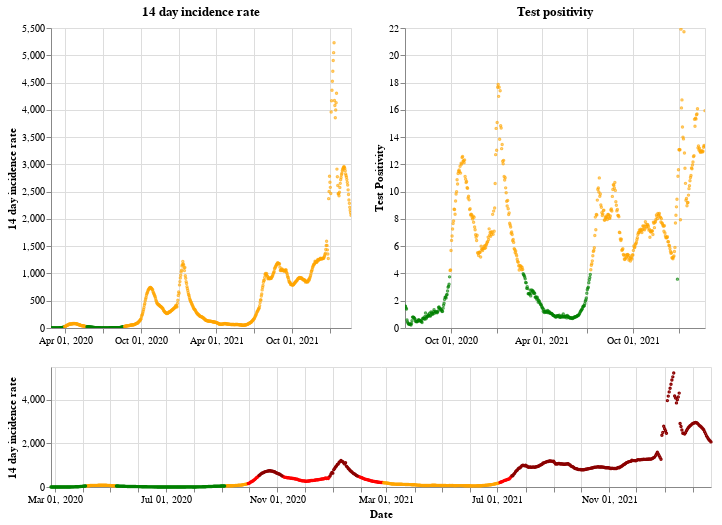

Notebook code cell kept with this figure:
### Markdown cell above
## Northern Ireland

### Code cell
plot_traffic_light('Northern Ireland')

### Figure 1 — Vega-Lite specification as saved in the notebook (floating-point values rounded to 4 significant figures; data arrays with more than 128 entries replaced by an {"elided": "..."} marker saying what was removed)
{"config": {"view": {"continuousWidth": 400, "continuousHeight": 300}}, "vconcat": [{"hconcat": [{"mark": {"type": "point", "size": 2}, "encoding": {"color": {"condition": {"value": "green", "test": "(datum.twoWeeklyCasesRate <= 25)"}, "value": "orange"}, "tooltip": [{"type": "nominal", "field": "areaName"}, {"type": "temporal", "field": "date"}, {"type": "quantitative", "field": "twoWeeklyCasesRate"}, {"type": "quantitative", "field": "testPositivity"}], "x": {"type": "temporal", "axis": {"title": ""}, "field": "date", "scale": {"domain": {"selection": "DateBrush"}}, "timeUnit": "yearmonthdate"}, "y": {"type": "quantitative", "axis": {"title": "14 day incidence rate"}, "field": "twoWeeklyCasesRate"}}, "title": "14 day incidence rate", "width": 300}, {"mark": {"type": "point", "size": 2}, "encoding": {"color": {"condition": {"value": "green", "test": "(datum.testPositivity <= 4)"}, "value": "orange"}, "tooltip": [{"type": "nominal", "field": "areaName"}, {"type": "temporal", "field": "date"}, {"type": "quantitative", "field": "twoWeeklyCasesRate"}, {"type": "quantitative", "field": "testPositivity"}], "x": {"type": "temporal", "axis": {"title": ""}, "field": "date", "scale": {"domain": {"selection": "DateBrush"}}, "timeUnit": "yearmonthdate"}, "y": {"type": "quantitative", "axis": {"title": "Test Positivity"}, "field": "testPositivity"}}, "title": "Test positivity", "width": 300}]}, {"layer": [{"mark": {"type": "point", "size": 2}, "encoding": {"color": {"condition": {"value": "orange", "test": "(((datum.testPositivity < 4) && (datum.twoWeeklyCasesRate >= 50)) && (datum.twoWeeklyCasesRate < 200))"}, "value": "red"}, "opacity": {"condition": {"value": 1, "test": "((datum.twoWeeklyCasesRate >= 50) && (datum.twoWeeklyCasesRate < 500))"}, "value": 0}, "tooltip": [{"type": "nominal", "field": "areaName"}, {"type": "temporal", "field": "date"}, {"type": "quantitative", "field": "twoWeeklyCasesRate"}, {"type": "quantitative", "field": "testPositivity"}], "x": {"type": "temporal", "axis": {"title": "Date"}, "field": "date", "timeUnit": "yearmonthdate"}, "y": {"type": "quantitative", "axis": {"title": "14 day incidence rate"}, "field": "twoWeeklyCasesRate"}}, "selection": {"DateBrush": {"type": "interval", "encodings": ["x"], "fields": ["Time"]}}}, {"mark": {"type": "point", "size": 2}, "encoding": {"color": {"value": "darkred"}, "opacity": {"condition": {"value": 1, "test": "(datum.twoWeeklyCasesRate >= 500)"}, "value": 0}, "tooltip": [{"type": "nominal", "field": "areaName"}, {"type": "temporal", "field": "date"}, {"type": "quantitative", "field": "twoWeeklyCasesRate"}, {"type": "quantitative", "field": "testPositivity"}], "x": {"type": "temporal", "axis": {"title": "Date"}, "field": "date", "timeUnit": "yearmonthdate"}, "y": {"type": "quantitative", "axis": {"title": "14 day incidence rate"}, "field": "twoWeeklyCasesRate"}}}, {"mark": {"type": "point", "size": 2}, "encoding": {"color": {"condition": {"value": "green", "test": "((datum.testPositivity < 4) && (datum.twoWeeklyCasesRate < 50))"}, "value": "orange"}, "opacity": {"condition": {"value": 1, "test": "(datum.twoWeeklyCasesRate < 50)"}, "value": 0}, "tooltip": [{"type": "nominal", "field": "areaName"}, {"type": "temporal", "field": "date"}, {"type": "quantitative", "field": "twoWeeklyCasesRate"}, {"type": "quantitative", "field": "testPositivity"}], "x": {"type": "temporal", "axis": {"title": "Date"}, "field": "date", "timeUnit": "yearmonthdate"}, "y": {"type": "quantitative", "axis": {"title": "14 day incidence rate"}, "field": "twoWeeklyCasesRate"}}}], "height": 120, "width": 660}], "data": {"name": "data-f13173da521cf10301e1845fea7495b5"}, "$schema": "https://vega.github.io/schema/vega-lite/v4.8.1.json", "datasets": {"data-f13173da521cf10301e1845fea7495b5": {"elided": "727 records"}}}
